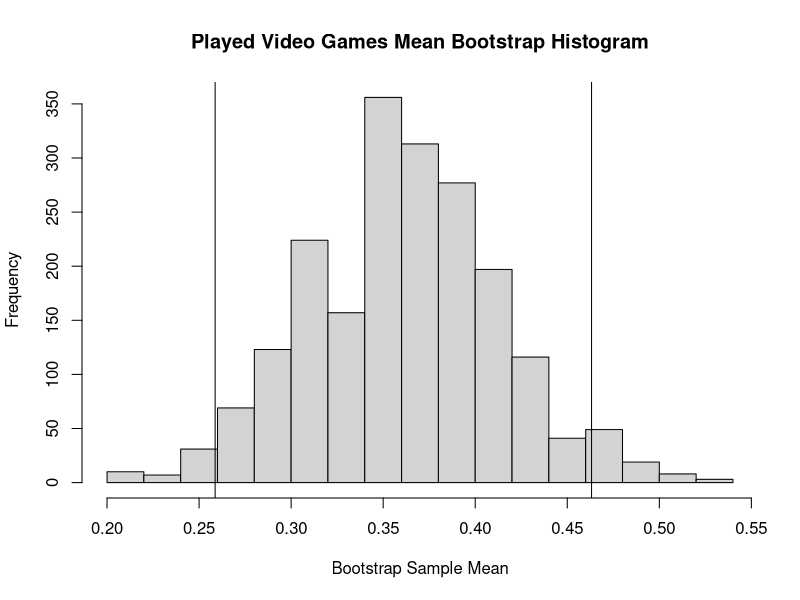
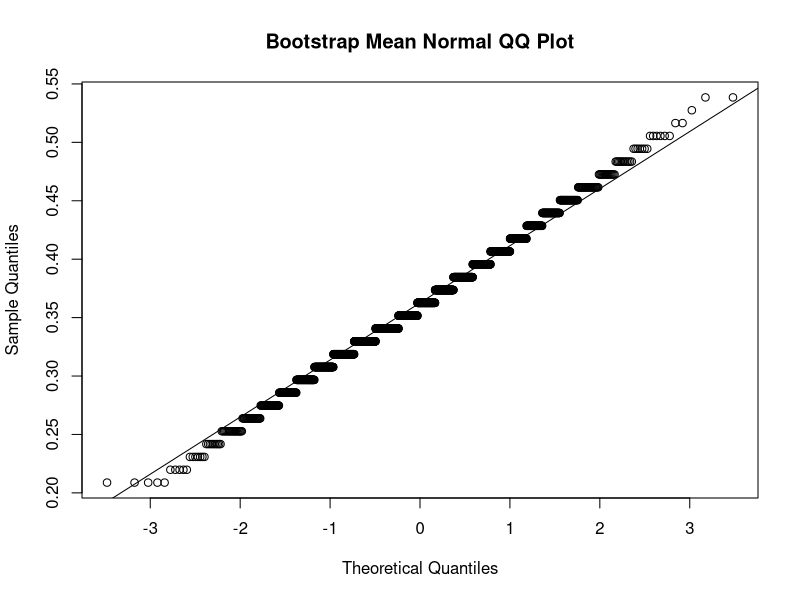
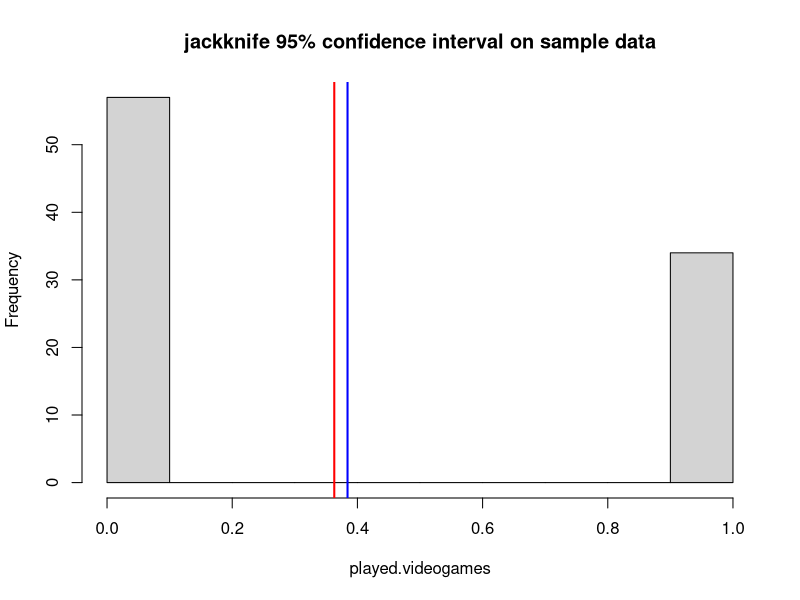
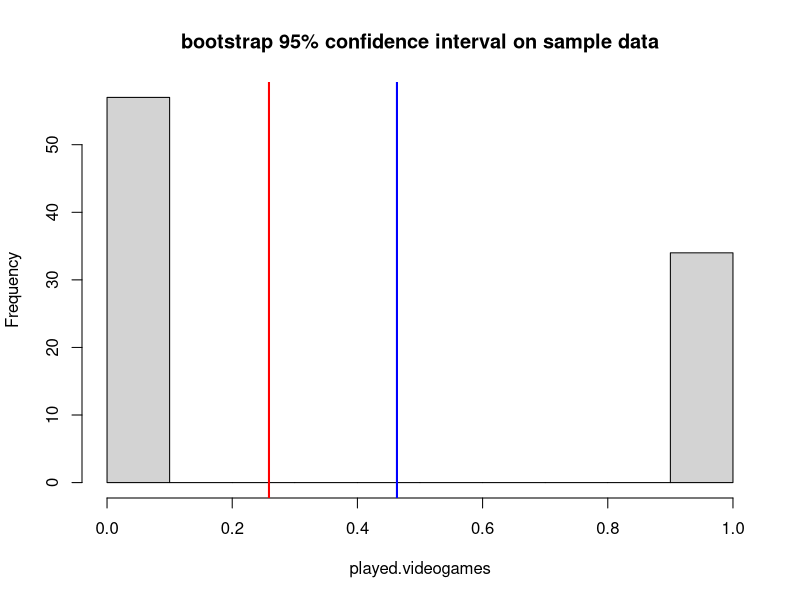
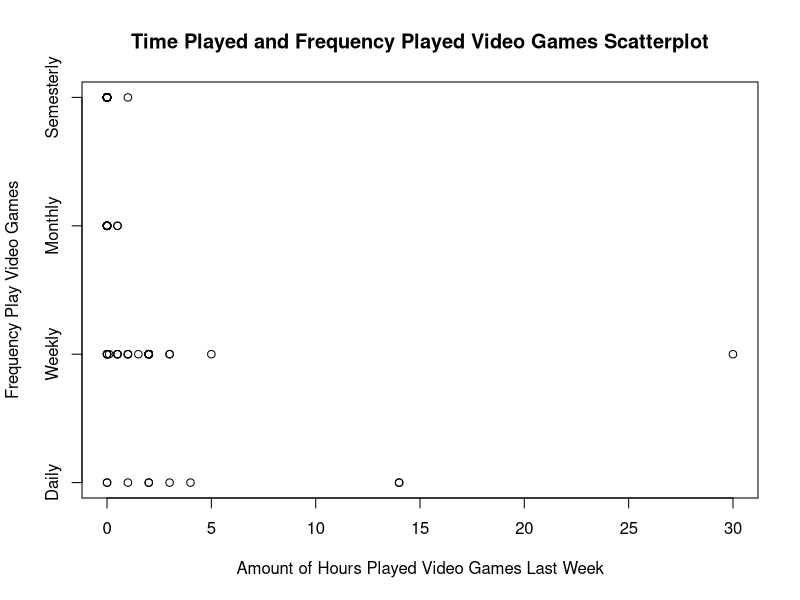
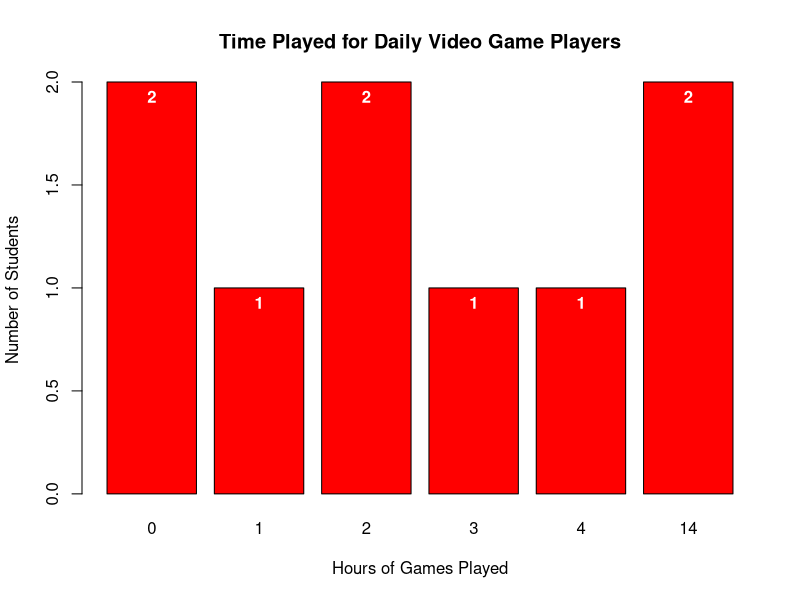
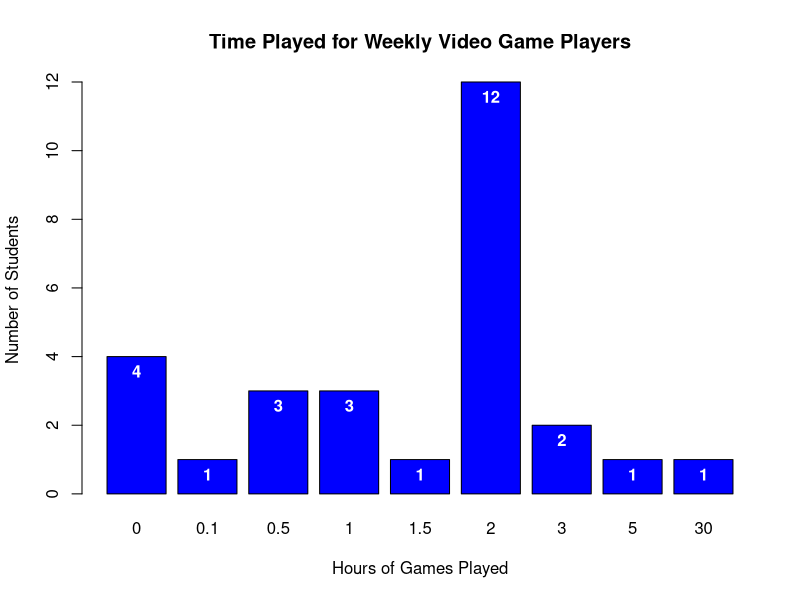
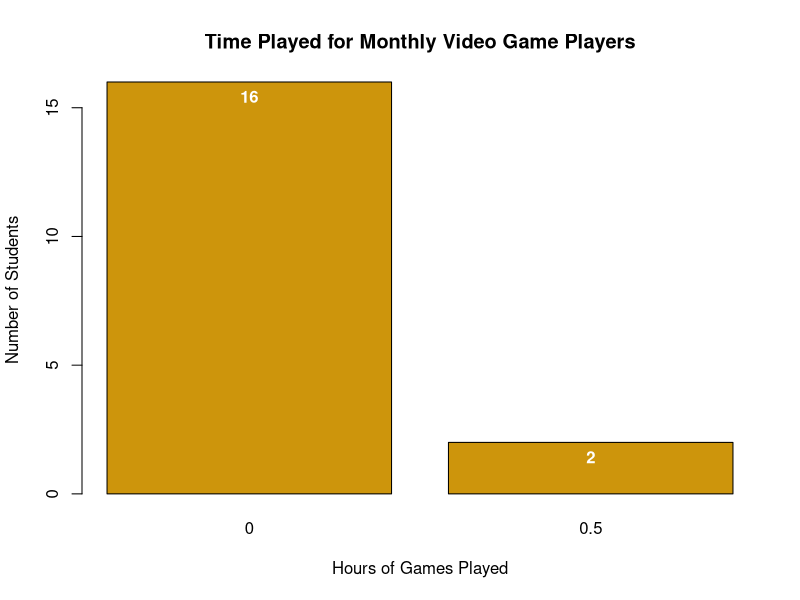

Recreate these plots in R, in order. (Note: this script raises an error after producing the figures.)
## ---- chunk 1
# Read in the csv file 
video_df <- read.csv('data/video_fixed.csv')
# removes the last row (all NA values)
video_df <- video_df[-nrow(video_df),]
video_df
## ---- chunk 2
# Clean video multiple df
#read in csv file
video_multiple_df <- read.csv('data/video_multiple_fixed.csv')
#sets first row as col names
colnames(video_multiple_df) <- video_multiple_df[1,]
#removes the first row
video_multiple_df <- video_multiple_df[-1, ] 
video_multiple_df
## ---- chunk 3
# Clean video_df
video_df$like[video_df$like==99] <- NA
video_df$where[video_df$where==99] <- NA
video_df$freq[video_df$freq==99] <- NA
video_df$busy[video_df$busy==99] <- NA
video_df$educ[video_df$educ==99] <- NA
video_df$math[video_df$math==99] <- NA
video_df$work[video_df$work==99] <- NA
video_df$cdrom[video_df$cdrom==99] <- NA
## ---- chunk 4
#SCENARIO 1
played.videogames <- video_df$time
played.videogames[played.videogames > 0] <- 1
played.mean <-mean(played.videogames)
#showing mean of binary variable is equivalent to (#ofstudentsthatplayed)/(#ofstudents) 
played <- as.double(table(played.videogames[played.videogames==1]))
played/91==played.mean
#Confidence interval for discrete var "played.videogames" with finite population correction
width <- 1.96 * sqrt(played.mean*(1-played.mean)*(314-91)/((91-1)*314))
int.played <- c(played.mean - width, played.mean + width)
int.played
#BOOTSTRAPPING
n <- 91
N = 314
ind.boot <- sample.int(n, size=N, replace=TRUE)
boot.played.videogames <- played.videogames[ind.boot]
B <- 2000
boot.played.videogames.mean <- rep(NA, B)
for(i in 1:B) {
        ind <- sample.int(N, size=n, replace=TRUE)
        boot <- boot.played.videogames[ind]
        boot.played.videogames.mean[i] <- mean(boot)
}


# Fraction of kids that played video games the week before the test
sample.mean <- mean(played.videogames)
sample.mean
# Estimate of fraction of kids that played vgs before the test using bootstrap
bootstrap.mean <- mean(boot.played.videogames.mean)
bootstrap.mean
# Confidence Interval (Bootstrap Sample Means)
boot.played.videogames.sd <- sd(boot.played.videogames.mean)
boot.played.videogames.sd

boot.played.videogames.ci <- c(bootstrap.mean - 1.96*boot.played.videogames.sd, bootstrap.mean + 1.96*boot.played.videogames.sd)
# Confidence Interval = 95% (Where z = 1.96)
boot.played.videogames.ci

# 0.025-quantile and 0.975 quantile of the bootstrap sample means (Interval Estimate)
boot.played.videogames.qqi <- c(quantile(boot.played.videogames.mean, 0.025), quantile(bootstrap.mean, 0.975))
boot.played.videogames.qqi

# Check Normality by  Kolmogorov-Smirnov test [Lab 3]
# ks.test((boot.mean - mean(boot.mean))/sd(boot.mean), pnorm)
ks.test(((boot.played.videogames.mean - bootstrap.mean)/boot.played.videogames.sd), pnorm)

# Create directory to save graphs 
dir.create(file.path("graphs"), showWarnings = FALSE)


# Histrogram Plot Generation
hist(boot.played.videogames.mean, main="Played Video Games Mean Bootstrap Histogram", xlab="Bootstrap Sample Mean")
# add lines for bootsrap CI
abline(v=boot.played.videogames.ci[1])
abline(v=boot.played.videogames.ci[2])
dev.copy(png,'graphs/scen1histogram.png')
dev.off()
# QQ Plot Generations
qqnorm(boot.played.videogames.mean, main="Bootstrap Mean Normal QQ Plot")
qqline(boot.played.videogames.mean)
dev.copy(png,'graphs/scen1qqline.png')
dev.off()
#jackknife
jack.means = rep(NA, n)
for (i in seq(1,n,1)) {
  jack.means[i] = mean(played.videogames[-i])
}
jack.mu = mean(jack.means)
jack.sd = sd(jack.means)
jack.int = c(jack.mu - 1.96*jack.sd, jack.mu + 1.96*jack.sd)
#histogram of jackknife CI on sample data
hist(played.videogames, main='jackknife 95% confidence interval on sample data')
abline(v=c(jack.int[1],jack.int[2]),lwd=2,col=c('red','blue'))
#histogram of bootstrap CI on sample data
hist(played.videogames, main='bootstrap 95% confidence interval on sample data')
abline(v=c(boot.played.videogames.ci[1],boot.played.videogames.ci[2]),lwd=2,col=c('red','blue'))
## ---- chunk 5
#SCENARIO 2

#Scatterplot of hours played (time) against freq
plot(video_df$time, video_df$freq, main="Time Played and Frequency Played Video Games Scatterplot", 
        xlab="Amount of Hours Played Video Games Last Week", ylab="Frequency Play Video Games", yaxt="n")
axis(2, at=1:4, labels=list("Daily", "Weekly", "Monthly", "Semesterly"))
dev.copy(png,'graphs/scen2scatter.png')
dev.off()

#Pearson Correlation between hours played (time) and freq
cor(video_df$time, video_df$freq, use = "complete.obs")
##abs too low to mean anything - result of bias to the data as asked about playing video games the week before a midterm


#Barplots to show sample distrubitions of hours played last week grouped by frequency played games
#Daily Players
dt <- with(video_df, table(freq[video_df$freq==1], time[video_df$freq==1]))
dp <- barplot(dt, col="red", main="Time Played for Daily Video Game Players", xlab="Hours of Games Played", ylab="Number of Students")
text(dp, dt, labels=dt, pos=1, col="white", font=2)
dev.copy(png,'graphs/scen2dailybox.png')
dev.off()

#Weekly Players
wt <- with(video_df, table(freq[video_df$freq==2], time[video_df$freq==2]))
wp <- barplot(wt, col="blue", main="Time Played for Weekly Video Game Players", xlab="Hours of Games Played", ylab="Number of Students")
text(wp, wt, labels=wt, pos=1, col="white", font=2)
dev.copy(png,'graphs/scen2weeklybox.png')
dev.off()

#Monthly Players
mt <- with(video_df, table(freq[video_df$freq==3], time[video_df$freq==3]))
mt
mp <- barplot(mt, col="darkgoldenrod3", main="Time Played for Monthly Video Game Players", xlab="Hours of Games Played", ylab="Number of Students")
text(mp, mt, labels=mt, pos=1, col="white", font=2)
dev.copy(png,'graphs/scen2monthlybox.png')
dev.off()

#Semesterly Players
st <- with(video_df, table(freq[video_df$freq==4], time[video_df$freq==4]))
sp <- barplot(st, col="green4", main="Time Played for Semesterly Video Game Players", xlab="Hours of Games Played", ylab="Number of Students")
text(sp, st, labels=st, pos=1, col="white", font=2)
dev.copy(png,'graphs/scen2sembox.png')
dev.off()

#Bar plot showing mean hours of games played grouped by frequency
time.means.by.freq <- matrix(c(
        mean(video_df$time[video_df$freq==1], na.rm=TRUE),
        mean(video_df$time[video_df$freq==2], na.rm=TRUE),
        mean(video_df$time[video_df$freq==3], na.rm=TRUE),
        mean(video_df$time[video_df$freq==4], na.rm=TRUE)),
        ncol=4,byrow=TRUE)
colnames(time.means.by.freq) <- c("Daily", "Weekly", "Monthly", "Semesterly")
rownames(time.means.by.freq) <- c("Mean Time Played")
time.means.by.freq <- as.table(time.means.by.freq)
time.means.by.freq 

colorBlind.4 <- c(red='#FF1300', blue='#002DFF', darkgoldenrod3='#CD950C', green4='#008B01')

meanplot <- barplot(time.means.by.freq, beside=TRUE, col=colorBlind.4, main="Mean Hours Played by Frequency", xlab="Frequency Play Video Games", ylab="Mean Hours Played")
dev.copy(png,'graphs/scen2meanbox.png')
dev.off()

## ---- chunk 6
#SCENARIO 3
#point estimate for mean of time 
mean.time <- mean(video_df$time)
mean.time
#constructing confidence interval for mean of time, continuous variable 
width <- 1.96 *sd(video_df$time)* sqrt((314-91)/((91)*314))
int.time <- c(mean.time - width, mean.time + width)
int.time
#Distribution of time
hist(video_df$time,breaks = 20, probability = TRUE, density = 40, col = 7, border = 3)
lines(density(video_df$time, adjust = 2),lwd=2, col = 2)
qqnorm(video_df$time)
qqline(video_df$time,lwd=2, col=2)
#constructing bootstrap estimate
#creating bootstrap population
ind.boot <- sample.int(91, size=314, replace=TRUE)
time.boot <- video_df$time[ind.boot]
#generating bootstrap sample means
B <- 2000
boot.sample.mean <- rep(NA, B)
for(i in 1:B){
  ind <- sample.int(314, size=91, replace=FALSE)
  boot <- time.boot[ind]
  boot.sample.mean[i] <- mean(boot)
}
#Distribution of bootstrap sample means 
hist(boot.sample.mean,breaks = 20, probability = TRUE, density = 40, col = 7, border = 3)
lines(density(boot.sample.mean, adjust = 2),lwd=2, col = 2)
qqnorm(boot.sample.mean)
qqline(boot.sample.mean,lwd=2, col=2)
#point estimate for mean from bootstrap 
time.mean.boot <- mean(boot.sample.mean)
time.mean.boot
#constructing confidence interval using bootstrap means
time.int.boot <- c(time.mean.boot - 1.96*sd(boot.sample.mean), time.mean.boot + 1.96*sd(boot.sample.mean))
time.int.boot

## ---- chunk 7
#SCENARIO 4
#creates variable "likesGame" which equals 1 if "like" != 1 or 5, 0 else (NA's remain) 
video_df['likesGame'] <- rep(NA, dim(video_df)[1])
for(i in 1:dim(video_df)[1]){
  like <- video_df[i, 'like']
  if(like==0 & !is.na(like) || like==5 & !is.na(like)){
    video_df[i, 'likesGame'] = 0
  }else if(is.na(like)){
    video_df[i, 'likesGame'] = NA
  }else{
    video_df[i, 'likesGame'] = 1
  }
}
#Finds mean of likesGames, indicating portion of students that at least somewhat like videogames
mean.likesGame <- mean(video_df$likesGame, na.rm = TRUE)
mean.likesGame
#Confidence interval for discrete var "likesGames" with finite population correction
width <- 1.96 * sqrt(mean.likesGame*(1-mean.likesGame)*(314-91)/((91-1)*314))
int.likesGame <- c(mean.likesGame - width, mean.likesGame + width)
int.likesGame
#instances of "relax" reason for playing video games
relax <- as.double(table(video_multiple_df$relax[video_multiple_df$relax==1]))
#instances of "grahics" reason for playing video games
graphics <- as.double(table(video_multiple_df$graphic[video_multiple_df$graphic==1]))
#instances of "master" reason for playing video games
master <- as.double(table(video_multiple_df$master[video_multiple_df$master==1]))
#instances of "bored" reason for playing video games
bored <- as.double(table(video_multiple_df$bored[video_multiple_df$bored==1]))
#instances of "challenge" reason for playing video games
challenge <- as.double(table(video_multiple_df$challenge[video_multiple_df$challenge==1]))
#instances of "coordination" reason for playing video games
coord <- as.double(table(video_multiple_df$coord[video_multiple_df$coord==1]))
#creates vector of each reason instance
reasons <- c(relax,graphics,master,bored,challenge,coord)
#attaches reason name to each instance sum
names(reasons) <- c("relax","graphics","master","bored","challenge","coord")
#sorted display of the reasons and summed instances
sort(reasons, decreasing = TRUE)

#Calculate mean of each discrete (binary) variable of interest
mean.relax <- mean(as.numeric(video_multiple_df$relax), na.rm = TRUE)
mean.graphic <- mean(as.numeric(video_multiple_df$graphic), na.rm = TRUE)
mean.master <- mean(as.numeric(video_multiple_df$master), na.rm = TRUE)
mean.bored <- mean(as.numeric(video_multiple_df$bored), na.rm = TRUE)
mean.challenge <- mean(as.numeric(video_multiple_df$challenge), na.rm = TRUE)
mean.coord <- mean(as.numeric(video_multiple_df$coord), na.rm = TRUE)
#Confidence intervals for above discrete vars  with finite population correction, adjusted for NAs:91->87
widthRelax <- 1.96 * sqrt(mean.relax*(1-mean.relax)*(314-87)/((87-1)*314))
int.relax <- c(mean.relax - widthRelax, mean.relax + widthRelax)
mean.relax
int.relax
widthGraphic <- 1.96 * sqrt(mean.graphic*(1-mean.graphic)*(314-87)/((87-1)*314))
int.graphic <- c(mean.graphic - widthGraphic, mean.graphic + widthGraphic)
mean.graphic
int.graphic
widthMaster <- 1.96 * sqrt(mean.master*(1-mean.master)*(314-87)/((87-1)*314))
int.master <- c(mean.master - widthMaster, mean.master + widthMaster)
mean.master
int.master
widthBored <- 1.96 * sqrt(mean.bored*(1-mean.bored)*(314-87)/((87-1)*314))
int.bored <- c(mean.bored - widthBored, mean.bored + widthBored)
mean.bored
int.bored
widthChallenge <- 1.96 * sqrt(mean.challenge*(1-mean.challenge)*(314-87)/((87-1)*314))
int.challenge <- c(mean.challenge - widthChallenge, mean.challenge + widthChallenge)
mean.challenge
int.challenge
widthCoord <- 1.96 * sqrt(mean.coord*(1-mean.coord)*(314-87)/((87-1)*314))
int.coord <- c(mean.coord - widthCoord, mean.coord + widthCoord)
mean.coord
int.coord

#Below we see find the most prominent reasons why students don't like vdgm.'s
#instances of "time" reason for not playing video games
time <- as.double(table(video_multiple_df$time[video_multiple_df$time==1]))
#instances of "frust" reason for playing video games
frust <- as.double(table(video_multiple_df$frust[video_multiple_df$frust==1]))
#instances of "lonely" reason for playing video games
lonely <- as.double(table(video_multiple_df$lonely[video_multiple_df$lonely==1]))
#instances of "rules" reason for playing video games
rules <- as.double(table(video_multiple_df$rules[video_multiple_df$rules==1]))
#instances of "cost" reason for playing video games
cost <- as.double(table(video_multiple_df$cost[video_multiple_df$cost==1]))
#instances of "boring" reason for playing video games
boring <- as.double(table(video_multiple_df$boring[video_multiple_df$boring==1]))
#instances of "friends don't play" reason for playing video games
friends <- as.double(table(video_multiple_df$friends[video_multiple_df$friends==1]))
#instances of "pointless" reason for playing video games
pointless <- as.double(table(video_multiple_df$point[video_multiple_df$point==1]))
#creates vector of each dislike reason instance
dislikeReasons <- c(time,frust,lonely,rules,cost,boring, friends,pointless)
#attaches reason name to each instance sum
names(dislikeReasons) <- c("time","frust","lonely","rules","cost","boring","friends","pointless")
#sorted display of the reasons and summed instances
sort(dislikeReasons, decreasing = TRUE)
#Calculate mean of each discrete (binary) variable of interest
mean.time <- mean(as.numeric(video_multiple_df$time), na.rm = TRUE)
mean.frust <- mean(as.numeric(video_multiple_df$frust), na.rm = TRUE)
mean.lonely <- mean(as.numeric(video_multiple_df$lonely), na.rm = TRUE)
mean.rules <- mean(as.numeric(video_multiple_df$rules), na.rm = TRUE)
mean.cost <- mean(as.numeric(video_multiple_df$cost), na.rm = TRUE)
mean.boring <- mean(as.numeric(video_multiple_df$boring), na.rm = TRUE)
mean.friends <- mean(as.numeric(video_multiple_df$friends), na.rm = TRUE)
mean.point <- mean(as.numeric(video_multiple_df$point), na.rm = TRUE)
#Confidence intervals for above discrete vars  with finite population correction
widthTime <- 1.96 * sqrt(mean.time*(1-mean.time)*(314-91)/((91-1)*314))
int.time <- c(mean.time - widthTime, mean.time + widthTime)
mean.time
int.time
widthFrust <- 1.96 * sqrt(mean.frust*(1-mean.frust)*(314-91)/((91-1)*314))
int.frust <- c(mean.frust - widthFrust, mean.frust + widthFrust)
mean.frust
int.frust
widthLonely <- 1.96 * sqrt(mean.lonely*(1-mean.lonely)*(314-91)/((91-1)*314))
int.lonely <- c(mean.lonely - widthLonely, mean.lonely + widthLonely)
mean.lonely
int.lonely
widthRules <- 1.96 * sqrt(mean.rules*(1-mean.rules)*(314-91)/((91-1)*314))
int.rules <- c(mean.rules - widthRules, mean.rules + widthRules)
mean.rules
int.rules
widthCost <- 1.96 * sqrt(mean.cost*(1-mean.cost)*(314-91)/((91-1)*314))
int.cost <- c(mean.cost - widthCost, mean.cost + widthCost)
mean.cost
int.cost
widthBoring <- 1.96 * sqrt(mean.boring*(1-mean.boring)*(314-91)/((91-1)*314))
int.boring <- c(mean.boring - widthBoring, mean.boring + widthBoring)
mean.boring
int.boring
widthFriends <- 1.96 * sqrt(mean.friends*(1-mean.friends)*(314-91)/((91-1)*314))
int.friends <- c(mean.friends - widthFriends, mean.friends + widthFriends)
mean.friends
int.friends
widthPoint <- 1.96 * sqrt(mean.point*(1-mean.point)*(314-91)/((91-1)*314))
int.point <- c(mean.point - widthPoint, mean.point + widthPoint)
mean.point
int.point

#Below is contsruction of regression tree (moved to scenario 5)
#create variable "works" where value of 1 indicates student worked during that week, 0 otherwise
#video_df$works <- ifelse(video_df$work>0,1,0)
#Creating regression tree for "likesGame" (requires "rpart" and "rpart.plot" packages)
#video_df.tree <- rpart(likesGame~grade+sex+educ+math+works, data=video_df,method = "anova",control = rpart.control(minsplit = 10,cp=0.01))
#rpart.plot(video_df.tree)

## ---- chunk 8
#SCENARIO 6
#split into not played (5 and 1)
not_liked = video_df[video_df$like == 1 | video_df$like == 5,]
#split into played (2, 3, 4)
liked = video_df[video_df$like==2|video_df$like==2|video_df$like==3,]
barplot(table(not_liked$grade),names.arg=c('C','B','A'),col = c('red','blue','green') ,main= 'Distribution of Grades - Not Liked', border=TRUE,
        xlab='Grade Expected', ylab='count')
barplot(table(liked$grade),names.arg=c('C','B','A'),col = c('red','blue','green') ,main= 'Distribution of Grades - Liked', border=TRUE,
        xlab='Grade Expected', ylab='count')

## ---- chunk 9
#INDEP SCENARIO
educ1 = video_df[video_df$educ==1,]
educ0 = video_df[video_df$educ==0,]
   
barplot(table(educ0$grade),names.arg=c('C','B','A'),col = c('red','blue','green') ,main= 'Distribution of Grades - Not Educational', border=TRUE,
        xlab='Grade Expected', ylab='count')
barplot(table(educ1$grade),names.arg=c('C','B','A'),col = c('red','blue','green') ,main= 'Distribution of Grades - Educational', border=TRUE,
        xlab='Grade Expected', ylab='count')
